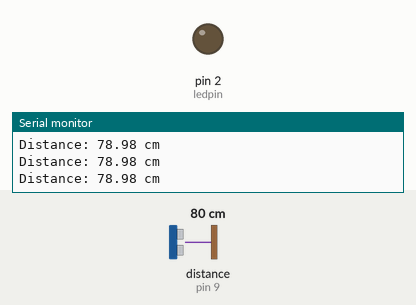
The sketch below on a simulated Arduino Uno, built with avr-gcc and run on an emulated ATmega328P. Parts: output pins drawn as LEDs (lit = HIGH), the last lines printed to the serial monitor. Wiring (inferred from the names in the program): ultrasonic range finder: trigger pin 8; echo pin 9. Inputs (shaded band) come from the test bench; at power-on: distance to the obstacle (sensor on pin 9) 80 cm. The echo pulse lasts 58.3 µs per cm; pins used as bus, display or sensor lines are not drawn.

Above: at 1.3 s.
1.4 s: distance to the obstacle (sensor on pin 9) set to 44 cm
2.9 s: distance to the obstacle (sensor on pin 9) set to 36 cm
At 3.6 s:
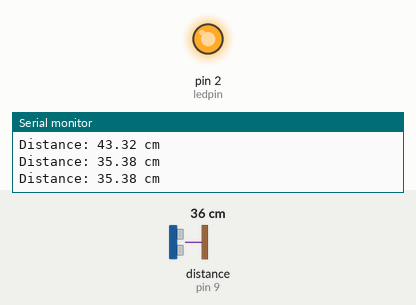
4.5 s: distance to the obstacle (sensor on pin 9) set to 60 cm
At 5.1 s:
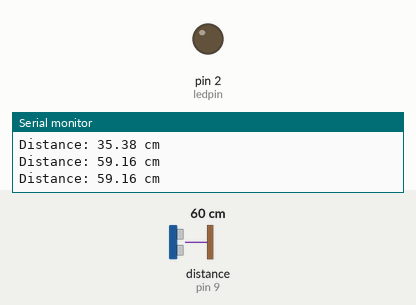
6.0 s: distance to the obstacle (sensor on pin 9) set to 2 cm
At 6.6 s:
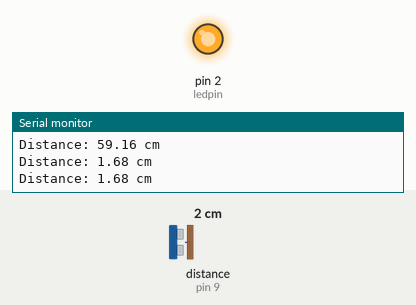
Timing chart, 0 to 8.5 s (numbered marks = the images above; inputs shaded):
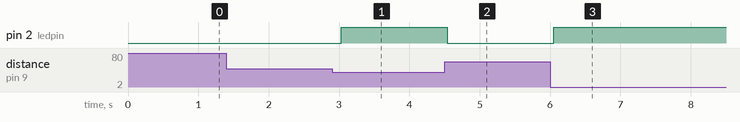

The sketch:

1_Ultrasonic_Sensor.ino
```cpp
int trigpin = 8;
int echopin = 9;
int ledpin = 2;
int distance_threshold = 40;
float duration_us, distance_cm;

void setup() {
  // put your setup code here, to run once:
  Serial.begin(9600);
  pinMode(trigpin, OUTPUT);
  pinMode(echopin, INPUT);
  pinMode(ledpin, OUTPUT);
}

void loop() {
  // put your main code here, to run repeatedly:
  digitalWrite(trigpin, HIGH);
  delayMicroseconds(10);
  digitalWrite(trigpin, LOW);
  duration_us = pulseIn(echopin, HIGH);
  distance_cm = 0.017 * duration_us;
  if(distance_cm < distance_threshold){
    digitalWrite(ledpin, HIGH);
  }
  else{
    digitalWrite(ledpin, LOW);
  }
  Serial.print("Distance: ");
  Serial.print(distance_cm);
  Serial.println(" cm");
  delay(500);
}
```

Measured:
- the behaviour switches between 41 and 40 cm on distance to the obstacle (sensor on pin 9) (found by bisection; images 0 and 1)
- after the input at 2.9 s, pin 2 (ledpin): LOW → HIGH after 0.13 s
- after the input at 4.5 s, pin 2 (ledpin): HIGH → LOW at once
- after the input at 6.0 s, pin 2 (ledpin): LOW → HIGH after 0.05 s
